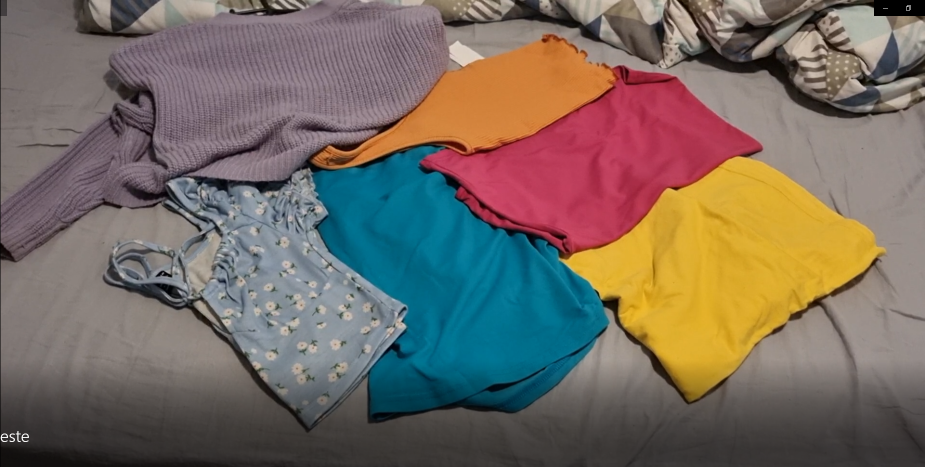
#> input picture img/1.jpg, 1849 x 934 px, given in place of the camera (shown at 1/2 size)
$ python masks.py
#> lines starting #> are read from the running program, lines starting #| are printed output that depends on the picture; after the words box and inside, x2 and y2 are one past the last pixel; in counts of white or black regions, pixels touching at a corner belong together
# Importar os pacotes necessarios
from collections import deque
import numpy as np
import argparse
import imutils
import cv2

# Construir o analisador de argumento e analisar os argumentos
ap = argparse.ArgumentParser()
ap.add_argument("-v", "--video",
	help="path to the (optional) video file")
ap.add_argument("-b", "--buffer", type=int, default=64,
	help="max buffer size")
args = vars(ap.parse_args())

# Definir os limites inferiores e superiores de cada cor

#verde
greenLower = (29, 86, 6)
greenUpper = (64, 255, 255)

#amarelo
yellowLower = (0, 187, 252)
yellowUpper = (142, 255, 255)

# Se um caminho de video nao foi fornecido, pegue a referencia webcam
if not args.get("video", False):
	camera = cv2.VideoCapture(0)

# Caso contrario, pegue uma referencia para o arquivo de video
else:
	camera = cv2.VideoCapture(args["video"])

# Manter looping
while True:
	# Agarrar o quadro atual
	(grabbed, frame) = camera.read()
#> frame is the input picture: shape (934, 1849, 3); mean B, G, R 97.3, 106.7, 117.7

	# Se estamos a ver um video e nos nao pegar um quadro,
	# Em seguida, chegamos ao final do video
	if args.get("video") and not grabbed:
		break

	# Redimensionar o quadro, esbater-lo e converte-lo para o HSV
	# espaco colorido
	frame = imutils.resize(frame, width=600)
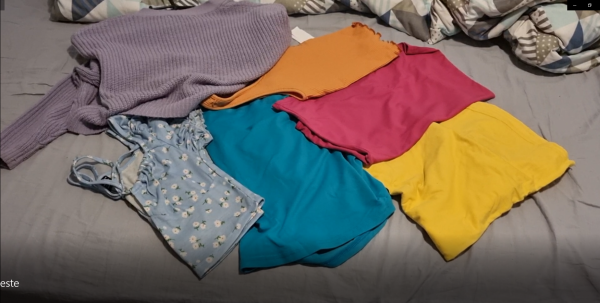
#> frame: shape (303, 600, 3); mean B, G, R 97.3, 106.7, 117.7
	# blurred = cv2.GaussianBlur(frame, (11, 11), 0)
	hsv = cv2.cvtColor(frame, cv2.COLOR_BGR2HSV)
#> hsv: shape (303, 600, 3); mean H, S, V 61.1, 87.6, 132.3

	# Construir uma mascara para a cor verde e outra pra a cor amarela
	# Uma serie de dilatacoes e erosoes para remover qualquer ruido
	maskGreen = cv2.inRange(hsv, greenLower, greenUpper)
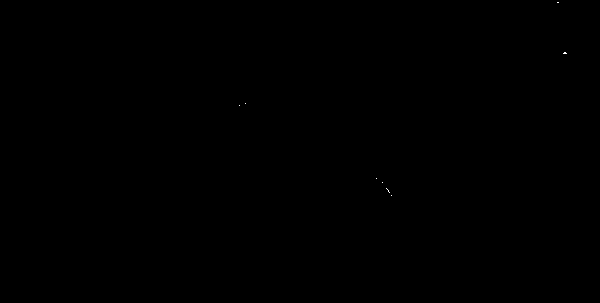
#> maskGreen: shape (303, 600); 0.01% white in thin lines or dots, all inside (x1, y1, x2, y2) = (239, 2, 567, 196)
	maskGreen = cv2.erode(maskGreen, None, iterations=2)
#> maskGreen: shape (303, 600); every value is 0
	maskGreen = cv2.dilate(maskGreen, None, iterations=2)

	maskYellow = cv2.inRange(hsv, yellowLower, yellowUpper)
	maskYellow = cv2.erode(maskYellow, None, iterations=2)
	maskYellow = cv2.dilate(maskYellow, None, iterations=2)

	# Encontrar contornos da mascara e inicializar a corrente
	cntGreen = cv2.findContours(maskGreen.copy(), cv2.RETR_EXTERNAL, cv2.CHAIN_APPROX_SIMPLE)[-2]
#> cntGreen = []
	centerGreen = None
	cntYellow = cv2.findContours(maskYellow.copy(), cv2.RETR_EXTERNAL, cv2.CHAIN_APPROX_SIMPLE)[-2]
#> cntYellow = []
	centerYellow = None

	# Unica proceder se pelo menos um contorno foi encontrado
	if len(cntGreen) > 0:
		# Encontrar o maior contorno da mascara, em seguida, usar-lo para calcular o circulo de fecho minima e
		# centroid
		cGreen = max(cntGreen, key=cv2.contourArea)
		rectGreen = cv2.minAreaRect(cGreen)
		boxGreen = cv2.boxPoints(rectGreen)
		boxGreen = np.int0(boxGreen)
		MGreen = cv2.moments(cGreen)
		centerGreen = (int(MGreen["m10"] / MGreen["m00"]), int(MGreen["m01"] / MGreen["m00"]))
		cv2.drawContours(frame, [boxGreen], 0, (0, 255, 0), 2)

	if len(cntYellow) > 0:
		# Encontrar o maior contorno da mascara, em seguida, usar-lo para calcular o circulo de fecho minima e
		# centroid
		cYellow = max(cntYellow, key=cv2.contourArea)
		rectYellow = cv2.minAreaRect(cYellow)
		boxYellow = cv2.boxPoints(rectYellow)
		boxYellow = np.int0(boxYellow)
		MYellow = cv2.moments(cYellow)
		centerYellow = (int(MYellow["m10"] / MYellow["m00"]), int(MYellow["m01"] / MYellow["m00"]))
		cv2.drawContours(frame, [boxYellow], 0, (0, 255, 255), 2)

	# Mostrar o quadro na tela
	cv2.imshow("Frame", frame)
	key = cv2.waitKey(1) & 0xFF
#> (key q is pressed here)

	# Condicao de parada 'q', parar o loop
	if key == ord("q"):
		break

# Limpeza da camara e feche todas as janelas abertas
camera.release()
cv2.destroyAllWindows()

$ run again, on img/10.jpg
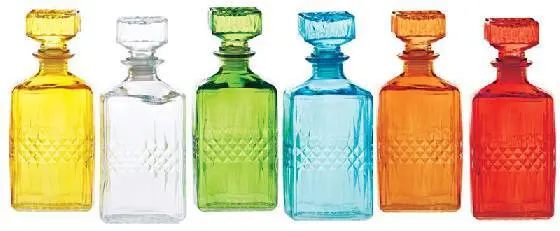
#> input picture img/10.jpg, 560 x 231 px, given in place of the camera
#> frame is the input picture: shape (231, 560, 3); mean B, G, R 163.4, 198.5, 215.4
#> hsv: shape (247, 600, 3); mean H, S, V 47.5, 92.5, 230.6
#> `maskGreen = cv2.inRange(hsv, greenLower, greenUpper)`:
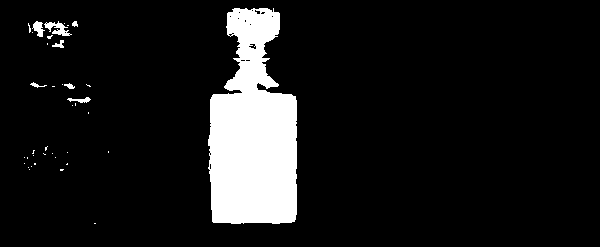
#> maskGreen: shape (247, 600); 10.1% white; 38 white regions (30 under 20 px), largest, box (x1, y1, x2, y2) and area: (208, 8, 297, 224) 14385, (44, 21, 72, 36) 192, (32, 21, 45, 37) 115
#> cntGreen = 4 contours, 2 with area under 20; largest, box (x1, y1, x2, y2) and area: (208, 8, 297, 224) 13840, (34, 22, 43, 36) 76
#> cntYellow = 2 contours; box (x1, y1, x2, y2) and area: (47, 99, 89, 129) 582, (51, 81, 58, 89) 40
#> cGreen = contour of 195 points, box (x1, y1, x2, y2) (208, 8, 297, 224), area 13840
#> rectGreen = ((252, 115.5), (215, 88), -90)
#> boxGreen = [[296, 223], [208, 223], [208, 8], [296, 8]]
#> MGreen = moments, m00 13840.5, centre m10/m00, m01/m00 = (252.8, 134.9)
#> centerGreen = (252, 134)
#> cYellow = contour of 68 points, box (x1, y1, x2, y2) (47, 99, 89, 129), area 582
#> rectYellow = ((68.26, 113.5), (26.14, 43.73), -80.54)
#> `boxYellow = cv2.boxPoints(rectYellow)`: boxYellow = [[87.68, 129.9], [44.54, 122.8], [48.84, 96.97], [91.97, 104.2]]
#> `boxYellow = np.int0(boxYellow)`: boxYellow = [[87, 129], [44, 122], [48, 96], [91, 104]]
#> MYellow = moments, m00 582.5, centre m10/m00, m01/m00 = (66.7, 111.3)
#> centerYellow = (66, 111)
#> `cv2.drawContours(frame, [boxYellow], 0, (0, 255, 255), 2)`:
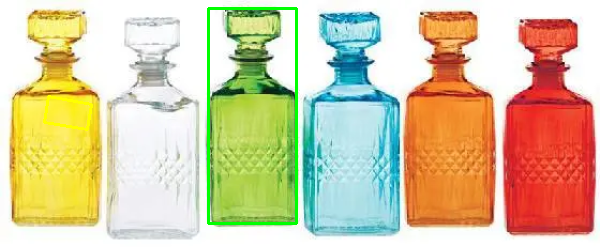
#> frame: shape (247, 600, 3); mean B, G, R 160.9, 199, 213.1

$ run again, on img/13.jpg
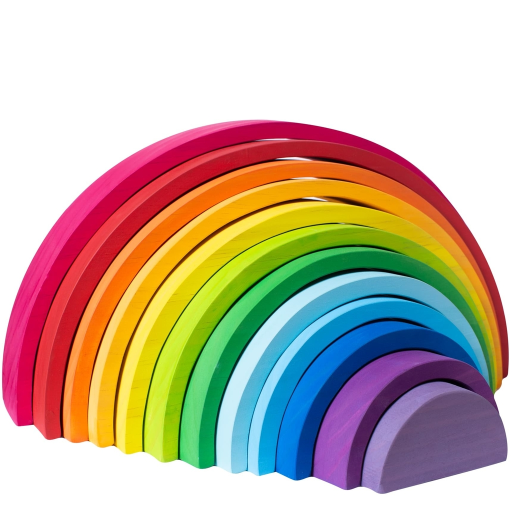
#> input picture img/13.jpg, 1024 x 1024 px, given in place of the camera (shown at 1/2 size)
#> frame is the input picture: shape (1024, 1024, 3); mean B, G, R 162.2, 179.1, 196.8
#> hsv: shape (600, 600, 3); mean H, S, V 52.9, 111.7, 221
#> `maskGreen = cv2.inRange(hsv, greenLower, greenUpper)`:
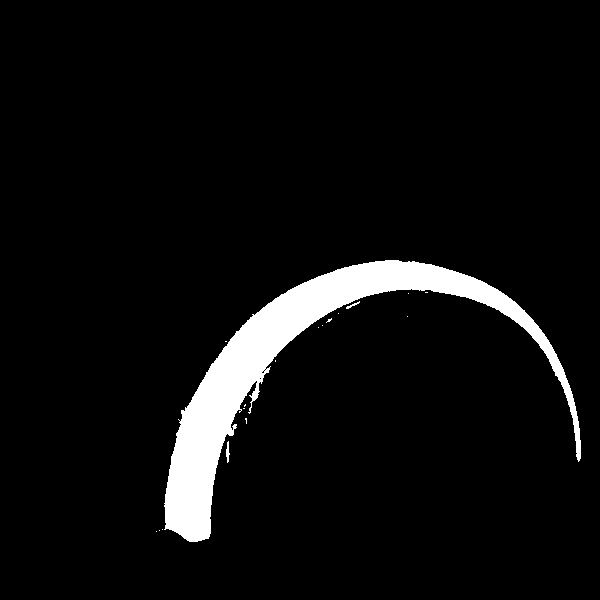
#> maskGreen: shape (600, 600); 5.7% white; 18 white regions (15 under 20 px), largest, box (x1, y1, x2, y2) and area: (164, 260, 581, 542) 20375, (226, 441, 230, 463) 52, (346, 301, 360, 309) 32
#> cntGreen = 2 contours; box (x1, y1, x2, y2) and area: (165, 260, 581, 542) 19490, (252, 391, 258, 399) 33
#> cntYellow = 10 contours; largest, box (x1, y1, x2, y2) and area: (82, 436, 105, 516) 1108, (115, 481, 132, 522) 499, (133, 310, 163, 352) 300, (98, 415, 109, 430) 85, (112, 379, 120, 391) 60
#> cGreen = contour of 634 points, box (x1, y1, x2, y2) (165, 260, 581, 542), area 19490
#> rectGreen = ((351.5, 385.1), (426, 233.8), -13.08)
#> `boxGreen = cv2.boxPoints(rectGreen)`: boxGreen = [[170.5, 547.2], [117.5, 319.5], [532.5, 223.1], [585.4, 450.7]]
#> `boxGreen = np.int0(boxGreen)`: boxGreen = [[170, 547], [117, 319], [532, 223], [585, 450]]
#> MGreen = moments, m00 19490.5, centre m10/m00, m01/m00 = (297.2, 368.6)
#> centerGreen = (297, 368)
#> cYellow = contour of 80 points, box (x1, y1, x2, y2) (82, 436, 105, 516), area 1108
#> rectYellow = ((92.89, 475.5), (79.66, 19.5), -87.55)
#> `boxYellow = cv2.boxPoints(rectYellow)`: boxYellow = [[100.9, 515.7], [81.45, 514.8], [84.86, 435.3], [104.3, 436.1]]
#> `boxYellow = np.int0(boxYellow)`: boxYellow = [[100, 515], [81, 514], [84, 435], [104, 436]]
#> MYellow = moments, m00 1108.5, centre m10/m00, m01/m00 = (92.98, 480.4)
#> centerYellow = (92, 480)
#> `cv2.drawContours(frame, [boxYellow], 0, (0, 255, 255), 2)`:
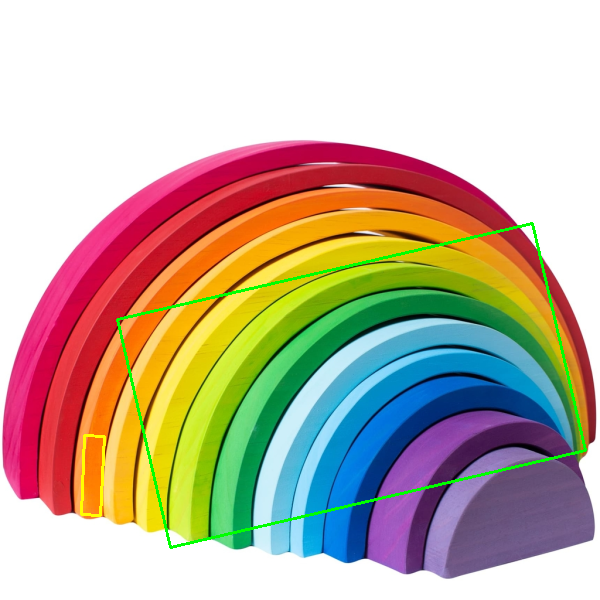
#> frame: shape (600, 600, 3); mean B, G, R 161.3, 180.4, 194.9
